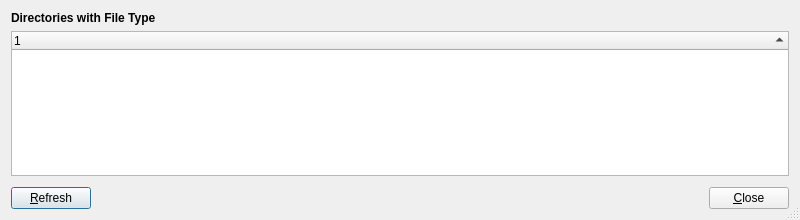
<?xml version="1.0" encoding="UTF-8"?>
<ui version="4.0">
 <class>LocateFileTypeWindow</class>
 <widget class="QDialog" name="LocateFileTypeWindow">
  <property name="geometry">
   <rect>
    <x>0</x>
    <y>0</y>
    <width>800</width>
    <height>220</height>
   </rect>
  </property>
  <property name="windowTitle">
   <string>Locate Files by Type</string>
  </property>
  <property name="sizeGripEnabled">
   <bool>true</bool>
  </property>
  <layout class="QVBoxLayout" name="verticalLayout">
   <item>
    <widget class="QLabel" name="heading">
     <property name="font">
      <font>
       <weight>75</weight>
       <bold>true</bold>
      </font>
     </property>
     <property name="text">
      <string>Directories with File Type</string>
     </property>
    </widget>
   </item>
   <item>
    <widget class="QTreeWidget" name="treeWidget">
     <property name="rootIsDecorated">
      <bool>false</bool>
     </property>
     <property name="sortingEnabled">
      <bool>true</bool>
     </property>
     <attribute name="headerStretchLastSection">
      <bool>true</bool>
     </attribute>
     <column>
      <property name="text">
       <string notr="true">1</string>
      </property>
     </column>
    </widget>
   </item>
   <item>
    <layout class="QHBoxLayout" name="horizontalLayout">
     <property name="topMargin">
      <number>5</number>
     </property>
     <item>
      <widget class="QPushButton" name="refreshButton">
       <property name="text">
        <string>&amp;Refresh</string>
       </property>
      </widget>
     </item>
     <item>
      <spacer name="horizontalSpacer">
       <property name="orientation">
        <enum>Qt::Horizontal</enum>
       </property>
       <property name="sizeHint" stdset="0">
        <size>
         <width>40</width>
         <height>20</height>
        </size>
       </property>
      </spacer>
     </item>
     <item>
      <widget class="QPushButton" name="closeButton">
       <property name="sizePolicy">
        <sizepolicy hsizetype="Preferred" vsizetype="Fixed">
         <horstretch>0</horstretch>
         <verstretch>0</verstretch>
        </sizepolicy>
       </property>
       <property name="text">
        <string>&amp;Close</string>
       </property>
      </widget>
     </item>
    </layout>
   </item>
  </layout>
 </widget>
 <resources/>
 <connections>
  <connection>
   <sender>closeButton</sender>
   <signal>clicked()</signal>
   <receiver>LocateFileTypeWindow</receiver>
   <slot>reject()</slot>
   <hints>
    <hint type="sourcelabel">
     <x>349</x>
     <y>277</y>
    </hint>
    <hint type="destinationlabel">
     <x>199</x>
     <y>149</y>
    </hint>
   </hints>
  </connection>
 </connections>
</ui>
